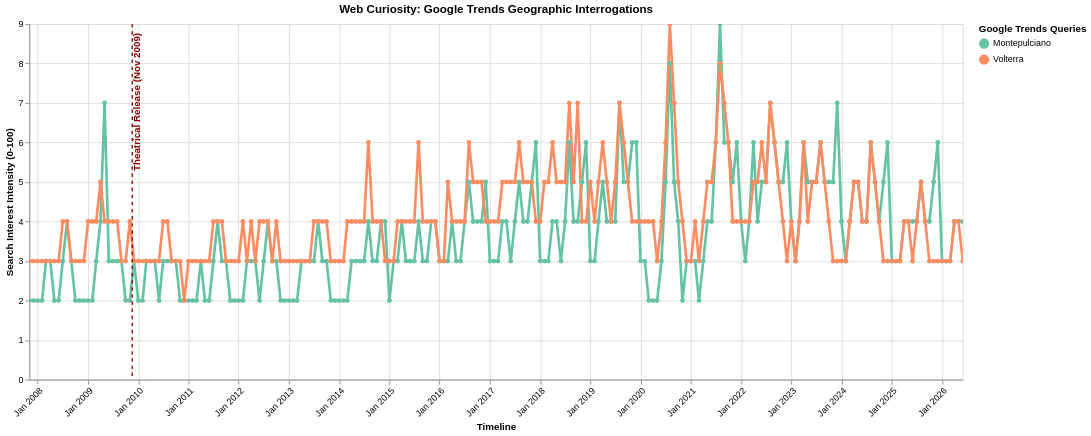

Express this chart as Vega-Lite.
### Vega-Lite specification from a JSON file in a GitHub repository (floating-point values rounded to 4 significant figures; data arrays with more than 128 entries replaced by an {"elided": "..."} marker saying what was removed)
{"config": {"view": {"continuousWidth": 300, "continuousHeight": 300}}, "layer": [{"data": {"name": "data-8c0476060b3ecf54e306d9cb849ed2a8"}, "mark": {"type": "line", "point": true, "strokeWidth": 3}, "encoding": {"color": {"field": "Subject", "legend": {"title": "Google Trends Queries"}, "scale": {"scheme": "set2"}, "type": "nominal"}, "tooltip": [{"field": "Date", "format": "%B %Y", "type": "temporal"}, {"field": "Subject", "type": "nominal"}, {"field": "Search_Index", "type": "quantitative"}], "x": {"axis": {"format": "%b %Y", "labelAngle": -45}, "field": "Date", "title": "Timeline", "type": "temporal"}, "y": {"field": "Search_Index", "title": "Search Interest Intensity (0-100)", "type": "quantitative"}}, "name": "view_006316c190b08186_0"}, {"data": {"name": "data-61964f74232b242a40587ab03f63472c"}, "mark": {"type": "rule", "size": 1.5, "strokeDash": [4, 4]}, "encoding": {"color": {"field": "Color", "scale": null, "type": "nominal"}, "x": {"field": "Date", "type": "temporal"}}}, {"data": {"name": "data-61964f74232b242a40587ab03f63472c"}, "mark": {"type": "text", "align": "right", "angle": 270, "baseline": "top", "dx": 5, "fontSize": 11, "fontWeight": "bold"}, "encoding": {"color": {"field": "Color", "scale": null, "type": "nominal"}, "text": {"field": "Event", "type": "nominal"}, "x": {"field": "Date", "type": "temporal"}, "y": {"value": 15}}}], "height": 400, "params": [{"name": "param_1e9efca18e7a2868", "select": {"type": "interval", "encodings": ["x", "y"]}, "bind": "scales", "views": ["view_006316c190b08186_0"]}], "title": "Web Curiosity: Google Trends Geographic Interrogations", "width": 1050, "$schema": "https://vega.github.io/schema/vega-lite/v6.4.1.json", "datasets": {"data-8c0476060b3ecf54e306d9cb849ed2a8": {"elided": "448 records"}, "data-61964f74232b242a40587ab03f63472c": [{"Date": "2009-11-18T00:00:00", "Event": "Theatrical Release (Nov 2009)", "Color": "#8B0000"}]}}
